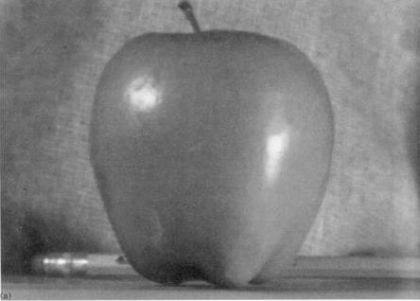
%> input picture lapimg/apple.jpg, 420 x 301 px
$ octave test_ImgFusionLap.m   (GNU Octave 9; MATLAB toolbox functions it lacks are replaced by stand-ins)
%> lines starting %> are read from the running program, lines starting %| are printed output that depends on the picture
%% Record
%
% http://www.cnblogs.com/tiandsp/archive/2013/06/07/3123810.html
% Create 2017-10-06
%%
clear;
clc;
FigureIdx = 2017100603;
%%
currentPath = pwd;
testImgName1 = 'lapimg/apple.jpg';
testImgName2 = 'lapimg/orange.jpg';
img1 = imread(fullfile(currentPath, testImgName1));
%> img1 is the input picture: size 301x420 uint8; min 20, max 252, mean 124.5
img2 = imread(fullfile(currentPath, testImgName2));
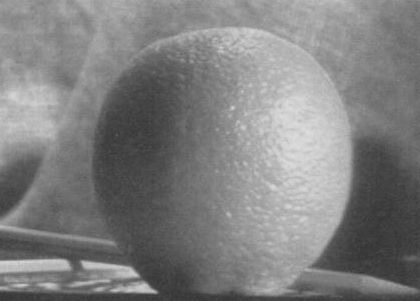
%> input picture lapimg/orange.jpg, 420 x 301 px
%> img2 is the input picture: size 301x420 uint8; min 51, max 222, mean 127.6
apple=double(img1);
orange=double(img2);
%
[m n]=size(apple);
%> m = 301; n = 420
maska = [ones(m,220) zeros(m,n-220)];
masko = 1 - maska;
%
maska = imfilter(maska,fspecial('gaussian',20,10),'replicate','same');
masko = imfilter(masko,fspecial('gaussian',20,10),'replicate','same');
%
re=maska.*apple+masko.*orange;
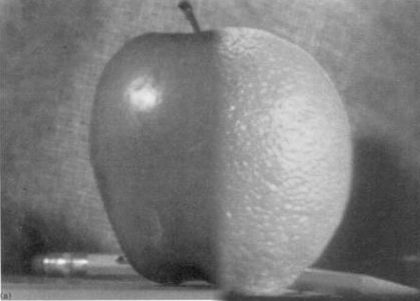
%> re: size 301x420 double; min 20, max 252, mean 124
%%
figure(FigureIdx);
subplot(2, 2, 1);
imshow(apple,[]);
subplot(2, 2, 2);
imshow(orange,[]);
subplot(2, 2, 3);
imshow(maska,[]);
subplot(2, 2, 4);
imshow(re,[]);
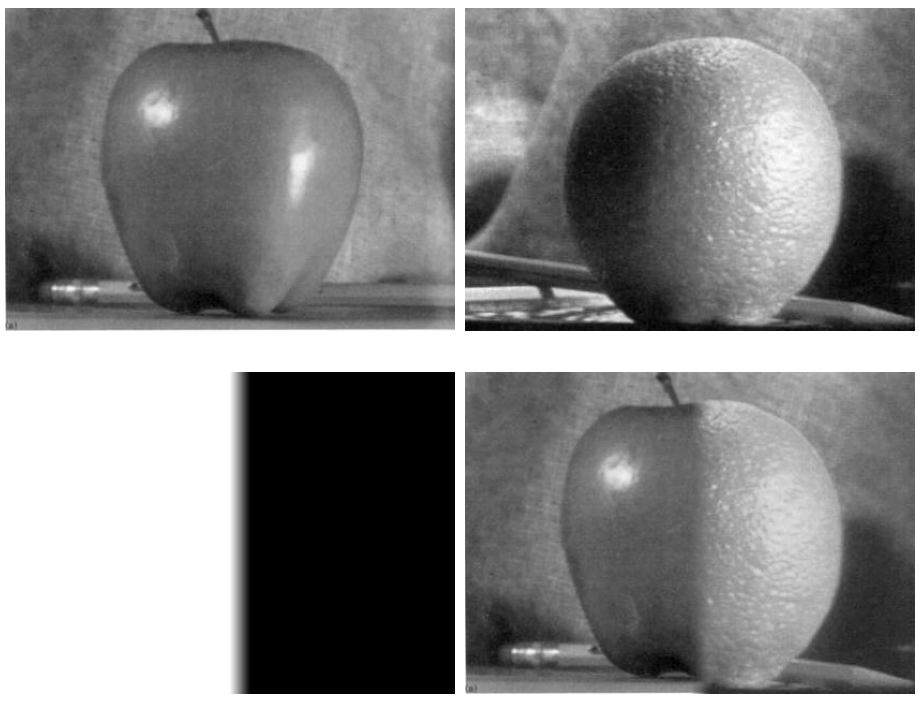
%> figure redrawn from the program's plot data, 4 panels
